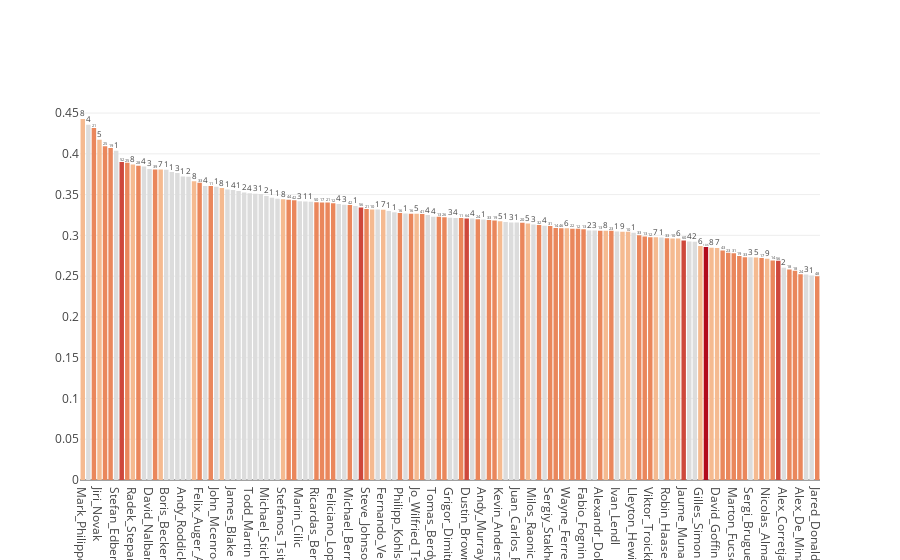

The code cell stored with this chart in its notebook:
### Code cell
data = [go.Bar(
    x=fe_rate_ranks['player'], 
    y=fe_rate_ranks['percent_forced_err'], 
    marker=dict(
        color=fe_rate_ranks['adj_ranks']), 
    text=fe_rate_ranks['rank_number'], 
    textposition='auto')]
plotly.offline.iplot(data)

### Figure 1 — Plotly figure (JSON) as saved in the notebook; plotly's stock layout.template omitted (floating-point values rounded to 4 significant figures; data arrays with more than 128 entries replaced by an {"elided": "..."} marker saying what was removed)
{"data": [{"marker": {"color": {"elided": "133 int values"}}, "text": {"elided": "133 int values"}, "textposition": "auto", "type": "bar", "uid": "dc5ddbdb-1624-4383-bd12-d4ab429b97a4", "x": {"elided": "133 str values"}, "y": {"elided": "133 float values"}}], "layout": {"autosize": true, "xaxis": {"autorange": true, "range": [-0.5, 132.5], "type": "category"}, "yaxis": {"autorange": true, "range": [0, 0.466], "type": "linear"}}}
